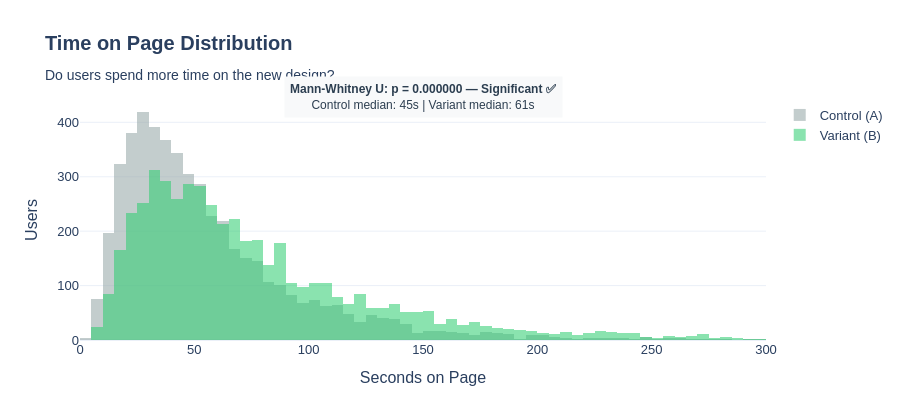

The notebook cell this image was saved under:
### Code cell
# Cell 7 — Time on Page: Mann-Whitney U Test
u_stat, p_time = mannwhitneyu(ctrl['time_on_page'], vart['time_on_page'], alternative='two-sided')

fig = go.Figure()
bins = np.linspace(0, 300, 60)
fig.add_trace(go.Histogram(
    x=ctrl['time_on_page'].clip(upper=300), name='Control (A)',
    xbins=dict(start=0, end=300, size=5),
    marker_color='rgba(149,165,166,0.7)', opacity=0.8
))
fig.add_trace(go.Histogram(
    x=vart['time_on_page'].clip(upper=300), name='Variant (B)',
    xbins=dict(start=0, end=300, size=5),
    marker_color='rgba(46,204,113,0.7)', opacity=0.8
))

sig_time = p_time < 0.05
fig.add_annotation(
    text=f'<b>Mann-Whitney U: p = {p_time:.6f} — {"Significant ✅" if sig_time else "Not Significant ❌"}</b><br>Control median: {ctrl["time_on_page"].median():.0f}s | Variant median: {vart["time_on_page"].median():.0f}s',
    xref='paper', yref='paper', x=0.5, y=1.1, showarrow=False,
    font=dict(size=12, color='#2c3e50'), bgcolor='#f8f9fa', borderpad=5
)
fig.update_layout(
    title='<b>Time on Page Distribution</b><br><sub>Do users spend more time on the new design?</sub>',
    barmode='overlay', xaxis_title='Seconds on Page', yaxis_title='Users',
    template='plotly_white', height=420, font=dict(family='Arial', size=13), title_font_size=20
)
fig.show()
print(f'Median time — Control: {ctrl["time_on_page"].median():.0f}s | Variant: {vart["time_on_page"].median():.0f}s')
print(f'Mann-Whitney U p-value: {p_time:.6f}')

### Figure 1 — Plotly figure (JSON) as saved in the notebook; plotly's stock layout.template omitted (floating-point values rounded to 4 significant figures; data arrays with more than 128 entries replaced by an {"elided": "..."} marker saying what was removed)
{"data": [{"marker": {"color": "rgba(149,165,166,0.7)"}, "name": "Control (A)", "opacity": 0.8, "type": "histogram", "x": {"elided": "5000 float values"}, "xbins": {"end": 300, "size": 5, "start": 0}}, {"marker": {"color": "rgba(46,204,113,0.7)"}, "name": "Variant (B)", "opacity": 0.8, "type": "histogram", "x": {"elided": "5000 float values"}, "xbins": {"end": 300, "size": 5, "start": 0}}], "layout": {"annotations": [{"bgcolor": "#f8f9fa", "borderpad": 5, "font": {"color": "#2c3e50", "size": 12}, "showarrow": false, "text": "<b>Mann-Whitney U: p = 0.000000 — Significant ✅</b><br>Control median: 45s | Variant median: 61s", "x": 0.5, "xref": "paper", "y": 1.1, "yref": "paper"}], "barmode": "overlay", "font": {"family": "Arial", "size": 13}, "height": 420, "title": {"font": {"size": 20}, "text": "<b>Time on Page Distribution</b><br><sub>Do users spend more time on the new design?</sub>"}, "xaxis": {"title": {"text": "Seconds on Page"}}, "yaxis": {"title": {"text": "Users"}}}}
